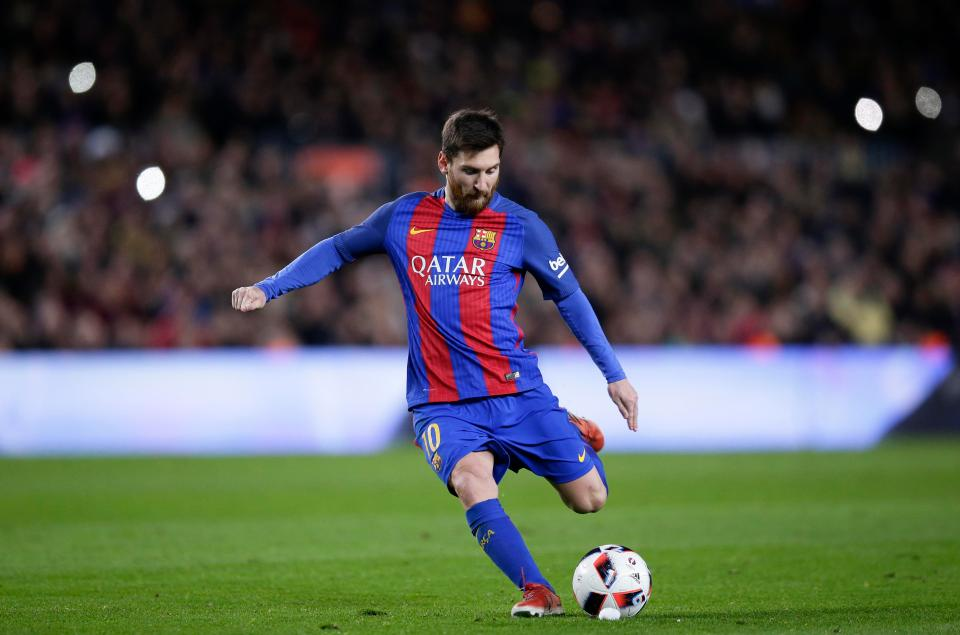
#> input picture messi.jpg, 960 x 635 px
$ jupyter execute TemplateMatching.ipynb
#> lines starting #> are read from the running program, lines starting #| are printed output that depends on the picture
[cell 1]
import cv2 as cv
import numpy as np
from matplotlib import pyplot as plt

[cell 2]
img = cv.imread('messi.jpg', cv.IMREAD_GRAYSCALE)
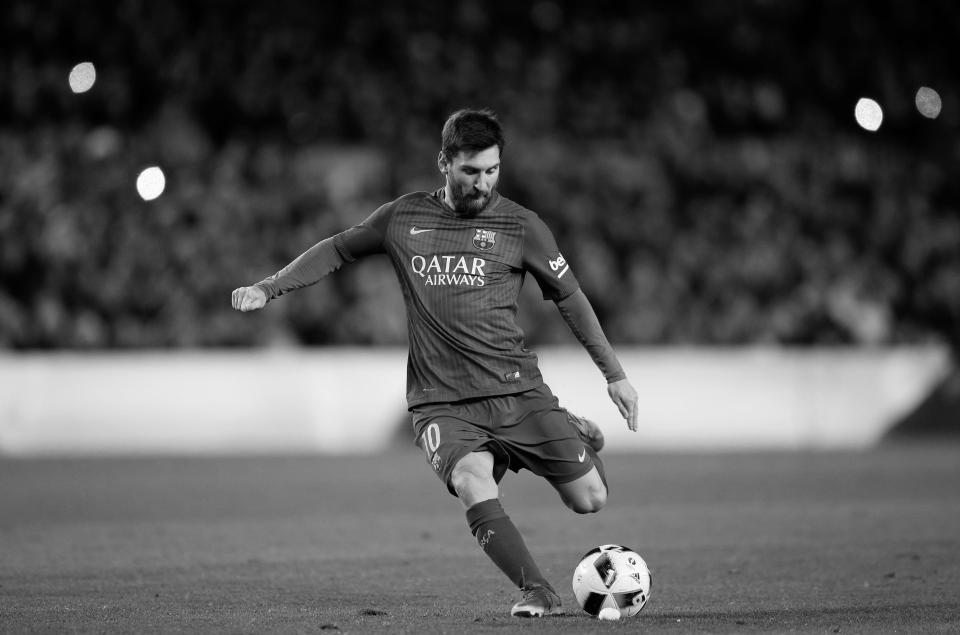
#> img: shape (635, 960); min 0, max 255, mean 83.5
if img is None:
    print("file could not be read, check with os.path.exists()")
img2 = img.copy()
type(img2)

[cell 3]
template = cv.imread('messi_face.jpg', cv.IMREAD_GRAYSCALE)
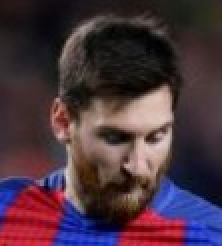
#> input picture messi_face.jpg, 111 x 123 px (shown 2 times larger)
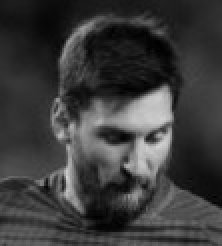
#> template: shape (123, 111) (shown 2 times larger); min 0, max 214, mean 59.4
if template is None:
    print("file could not be read, check with os.path.exists()")
w, h = template.shape[::-1]
#> w = 111; h = 123

### Converting the image to grayscale can lead to better result
1. Reduced the computational complexity: Color images will have 3 channels (RGB) or maybe 4 channels (RGB-alpha) for each pixel, while grayscale only have one => Processing a grayscale image requires less computation than color image. (even better if we are dealing with real-time matching)
2. Increase focus on shape and texture: Color variations can distract from the underlying shape and texture of an object => Harder to find a good match.
3. Improve noise tolerance: Noise affects each channels of the color image differently, grayscale conversion can help to reduce the impact of noise by averaging the values across all color channels.

[cell 4]
# All the 6 methods for comparison in a list
methods = ['cv.TM_CCOEFF', 'cv.TM_CCOEFF_NORMED', 'cv.TM_CCORR', 'cv.TM_CCORR_NORMED', 'cv.TM_SQDIFF', 'cv.TM_SQDIFF_NORMED']

[cell 5]
for meth in methods:
    img = img2.copy()
    method = eval(meth)
    # Apply template Matching
    res = cv.matchTemplate(img, template, method)
    min_val, max_val, min_loc, max_loc = cv.minMaxLoc(res)
    # If the method is TM_SQDIFF or TM_SQDIFF_NORMED, take minimum
    if method in [cv.TM_SQDIFF, cv.TM_SQDIFF_NORMED]:
        top_left = min_loc
    else:
        top_left = max_loc
    bottom_right = (top_left[0] + w, top_left[1] + h)
    cv.rectangle(img,top_left, bottom_right, 255, 2)
    plt.subplot(121),plt.imshow(res,cmap = 'gray')
    plt.title('Matching Result'), plt.xticks([]), plt.yticks([])
    plt.subplot(122),plt.imshow(img,cmap = 'gray')
    plt.title('Detected Point'), plt.xticks([]), plt.yticks([])
    plt.suptitle(meth)
    plt.show()
#> this loop made 6 passes
#> (min_val, max_val, min_loc, top_left, bottom_right) on passes 1 to 4: (-12974041, 23346482, (844, 363), (413, 103), (524, 226)), (-0.442, 0.97, (770, 401), (413, 103), (524, 226)), (8980692, 164489648, (744, 0), (251, 333), (362, 456)), (0.251, 0.99, (815, 10), (413, 103), (524, 226))
#> (min_val, max_val, max_loc, top_left, bottom_right) on passes 5 to 6: (1463672, 308872160, (270, 354), (413, 103), (524, 226)), (0.02, 1, (0, 0), (413, 103), (524, 226))
#> pass 1, `res = cv.matchTemplate(img, template, method)`:
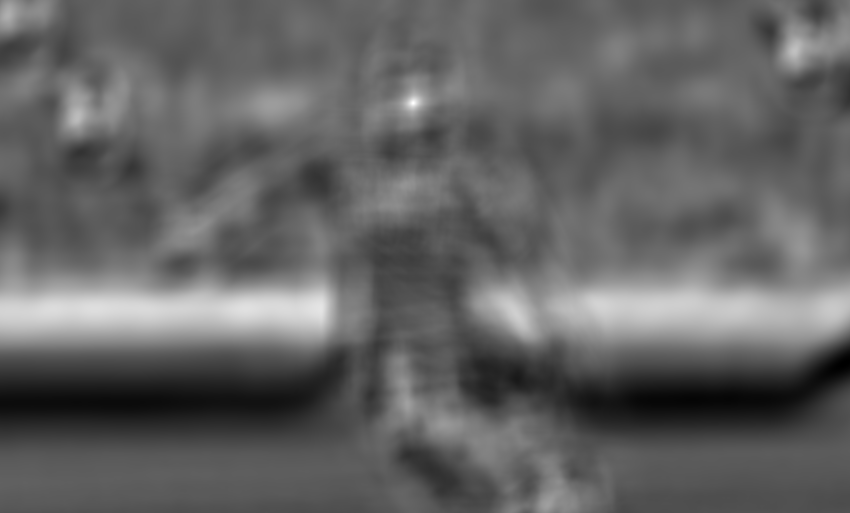
#> res: shape (513, 850) float32; min -12974041, max 23346482, mean 1203366.9; drawn with min black and max white
#> pass 1, `plt.show()`:
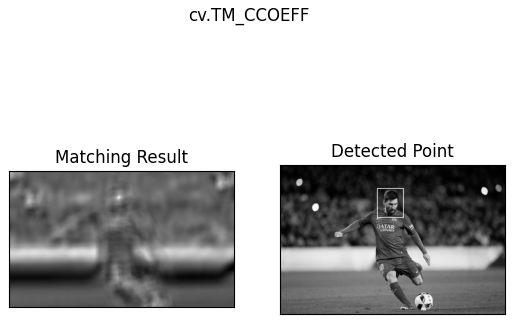
#> figure drawn by matplotlib, 2 panels
#> pass 2, `res = cv.matchTemplate(img, template, method)`:
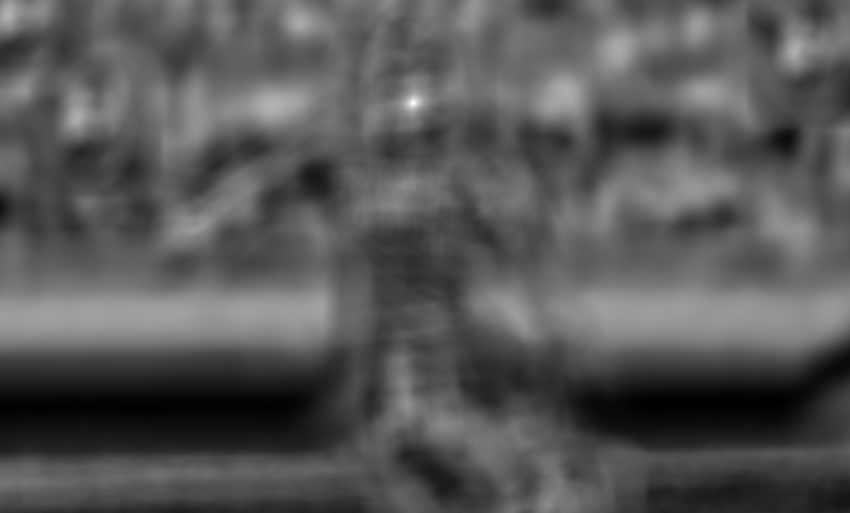
#> res: shape (513, 850) float32; min -0.442, max 0.97, mean 0.0403; drawn with min black and max white
#> pass 2, `plt.show()`:
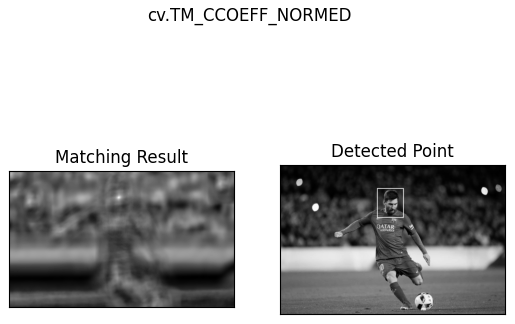
#> figure drawn by matplotlib, 2 panels
#> pass 3, `res = cv.matchTemplate(img, template, method)`:
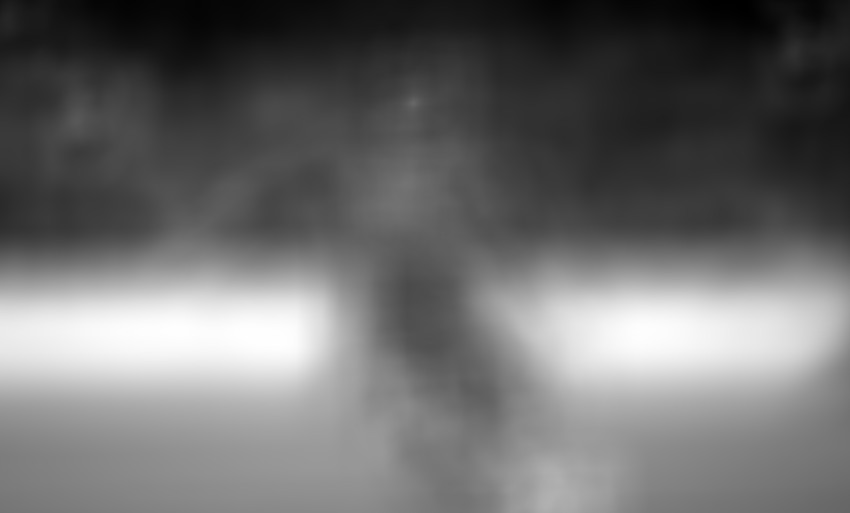
#> res: shape (513, 850) float32; min 8980692, max 164489648, mean 75325312; drawn with min black and max white
#> after the loop:
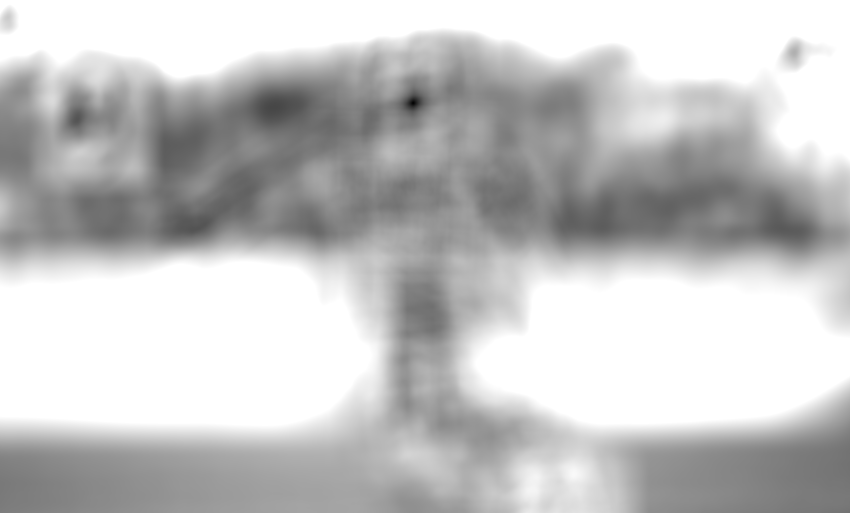
#> res: shape (513, 850) float32; min 0.02, max 1, mean 0.767
